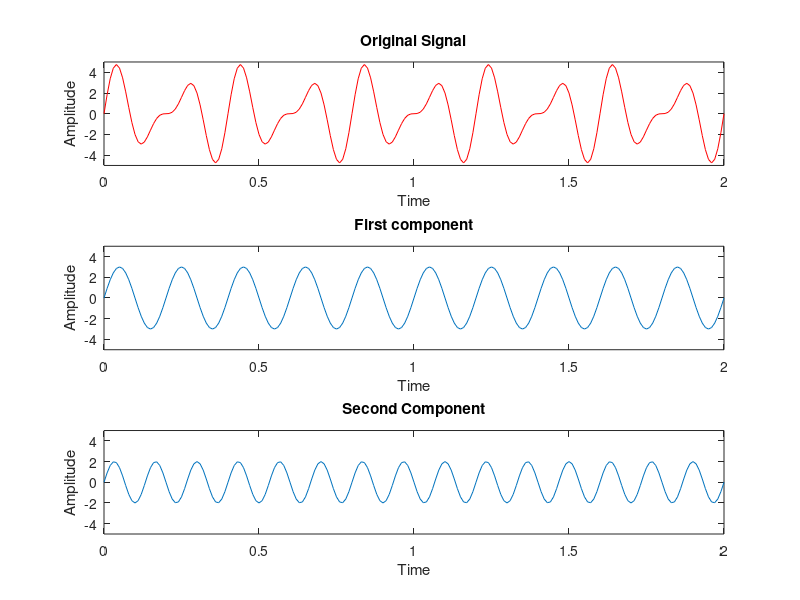

Reproduce this figure in MATLAB. (Note: this script raises an error after producing the figure.)
%% First Part, Representation of signal
clc 
clear
close all
%% Create signals
fs = 100;
n = 2;
t = 0:1/fs:n;
A = 3 * sin(10*pi*t);
B = 2 * sin(15*pi*t);
C = A + B;

%% Representation of signals in time Domain
figure();
subplot(3,1,1);
plot(t,C,'r');
title("Original Signal");
xlabel("Time");
ylabel("Amplitude");
ylim([-5 5]);
subplot(3,1,2);
plot(t,A);
title("First component");
xlabel("Time");
ylabel("Amplitude");
ylim([-5 5]);
subplot(3,1,3);
plot(t,B);
title("Second Component");
xlabel("Time");
ylabel("Amplitude");
ylim([-5 5]);
suptitle("Signal Analysing")

%% Representation in frequency Domain
figure();
noise = rand(1 , length(t));
D = C + noise - mean(noise);
F = fft(D);
Y = fftshift(F);
frange = (-n/2:1/fs:n/2)*(fs); 
subplot(2,1,1);
plot(t,D)
title("Time Domain");
xlabel("Time");
ylabel("Amplitude");
subplot(2,1,2);
plot(frange,abs(Y));
title("Frequency Domain");
xlabel("Frequency");
ylabel("Amplitude");
xlim([-50 50]);
suptitle("Frequency and Time Representation");


